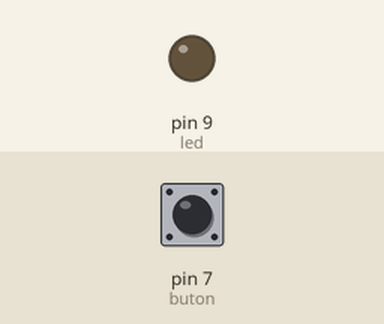
Recording of a sketch running on a simulated Arduino Uno, built with avr-gcc and run on an emulated ATmega328P. On the bench: output pins drawn as LEDs (lit = HIGH). The inputs (shaded band) are chosen by the test bench; at power-on: pin 7 (buton) LOW.

Above: at 1.2 s.
1.3 s: pin 7 (buton) pulled HIGH for 0.15 s
At 2.4 s:
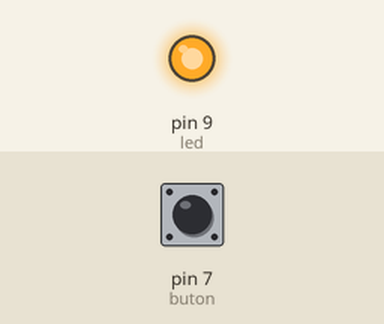
Timing chart, 0 to 4.3 s (numbered marks = the images above; inputs shaded):
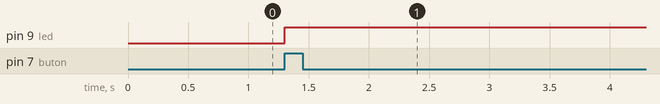

Measured:
- after the input at 1.3 s, pin 9 (led): LOW → HIGH at once

The sketch:

sketch_mar26a_led_buton_.ino
```cpp
int buton = 7; // butonu 3. pine tanımladık
int led = 9; // ledi 9. pine tanımladık
void setup() {
 pinMode(buton, INPUT); // 3. pin giriş oldu
 pinMode(led, OUTPUT);  // 9. pin çıkış oldu
 }
void loop(){  //sonsuz döngü
if (digitalRead(buton) == HIGH) { //okunan buton 1 ise
digitalWrite(led, HIGH); // ledi yak
}
}
```
